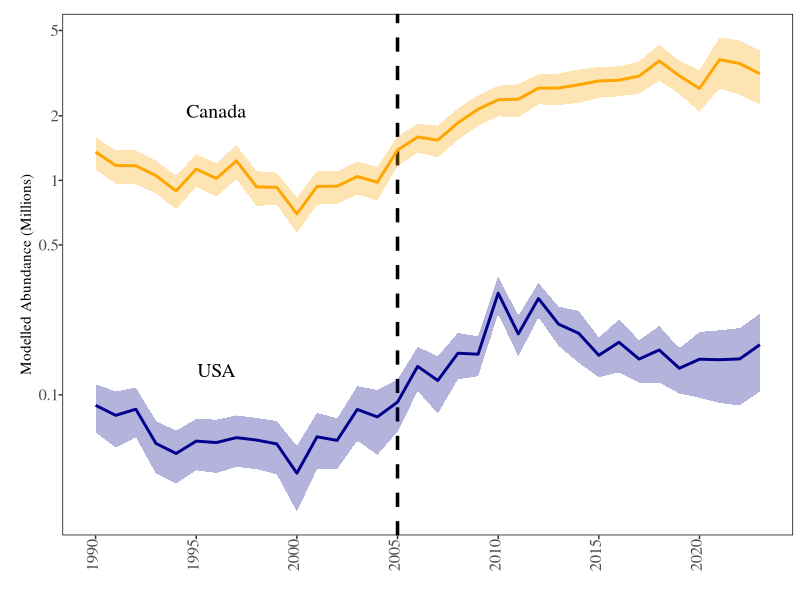
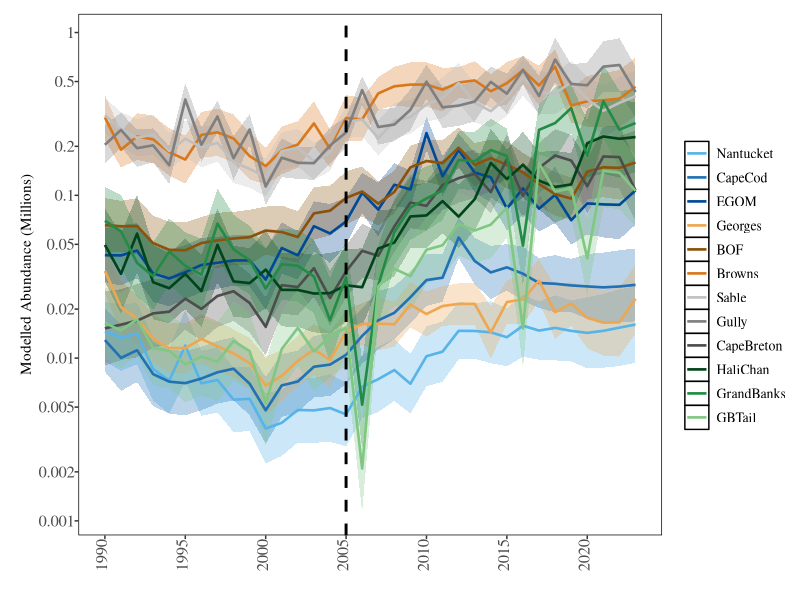
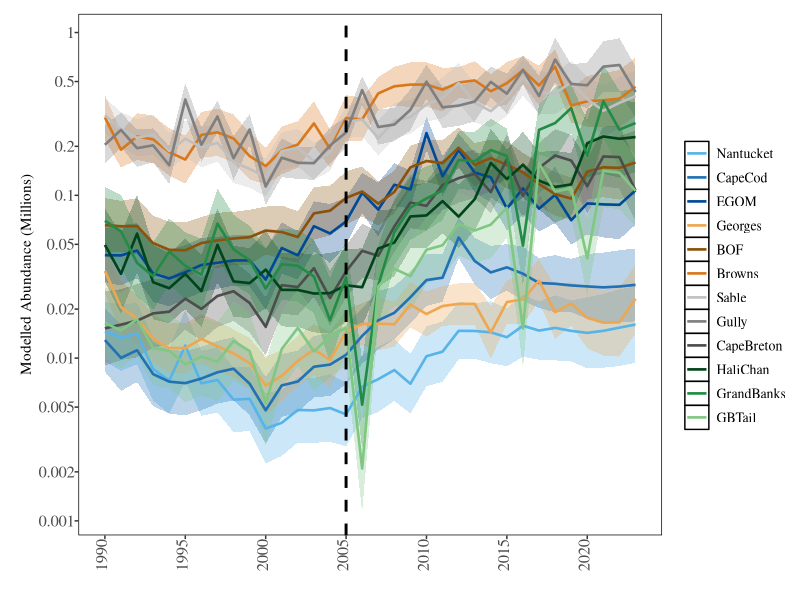

Generate these figures, in order, with R: (Note: this script raises an error after producing the figures.)
library(tidyverse)
library(broom)
library(dplyr)

library(ggplot2)
library(cowplot)
library(patchwork)
library(gridExtra)
library(RColorBrewer)
library(scales)

library(grid)  # For unit() function
#theme----
theme_replace(panel.grid.minor = element_blank(), panel.grid.major = element_line(colour="black"),
              
              strip.background=element_rect(colour="black",fill="white"))

theme_set(theme_bw())

theme_replace(legend.key =element_rect(colour="black",fill="white"),
              
              plot.margin = unit(c(1.5,3,1.5,1), "cm"),
              
              #plot.margin=margin(3,4,4,0),
              
              #plot.margin=margin(3,4,4,0),
              
              plot.title=element_text(size=16,vjust=1.5,family="serif"),
              
              legend.background=element_rect(size=.9,colour="white",fill="white"),
              
              strip.text=element_text(size=14,family="serif",angle=0),
              
              panel.border = element_rect(colour = "black",fill=NA),
              
              panel.grid.minor = element_blank(), panel.grid.major = element_blank(),
              
              strip.background=element_rect(colour="black",fill="white"),
              
              axis.text.x = element_text(angle = 90, vjust = 0.2, hjust=1,size=12,family="serif"),
              
              axis.text.y = element_text(angle = 0, vjust = 0.5, hjust=1,size=12,family="serif"),
              
              axis.title.x=element_text(size=12,hjust=0.5,vjust=-2,family="serif"))

pd <- position_dodge(.5)
# Solution 1: Transform your data beforehand and use natural scale
# This approach transforms the data before plotting
# Plot abuncance indexed regions ----

FigAbd.Region.Spring <- read.csv(here::here("2025-04-23/Output/IndexAbundance/abundance_ind_Region.Spring.csv"),row.names=NULL)
names(FigAbd.Region.Spring)


#To estimate the proportion ot toal abundance by Season, I have to do it here as teh script in 3.3Regional_Proportions can only easily be run if you have VAST
Reg_Prop<-read.csv(here::here("2025-04-23/Output/Proportions/proportions_and_density_Regional.csv"))
#isolate spring 
Reg_Prop_Spring <- subset(Reg_Prop, Reg_Prop$Season == "Spring")
names(Reg_Prop_Spring)
#plot check and adding vars to figure out proportion before and during warming.----
Reg_Prop_Spring$Period<-NULL
Reg_Prop_Spring$Period[Reg_Prop_Spring$Year<2006]<-"1990-2005"
Reg_Prop_Spring$Period[Reg_Prop_Spring$Year>2005]<-"2006-2023"
Reg_Prop_Spring$Region<-factor(Reg_Prop_Spring$Index_Region)
names(Reg_Prop_Spring)
library(dplyr)

popr <- Reg_Prop_Spring %>%
  group_by(Period) %>%
  mutate(Total_EstimateForPeriod = sum(Index_Estimate)) %>%
  ungroup() %>%
  group_by(Period, Region) %>%
  summarise(Total_EstimateForRegion = sum(Index_Estimate), 
            Total_EstimateForPeriod = first(Total_EstimateForPeriod)) %>%
  mutate(Prop = Total_EstimateForRegion / Total_EstimateForPeriod * 100) %>%
  ungroup()
names(Reg_Prop_Spring)
range(Reg_Prop_Spring$Proportion)
Reg_Prop_Spring %>%
  group_by(Region,Period) %>%
  summarise(
    min_prop = min(Proportion, na.rm = TRUE),
    max_prop = max(Proportion, na.rm = TRUE),
    .groups = "drop"
  )
####ENDprop----
Regiona_Proportion_Plot_Spring<-ggplot(Reg_Prop_Spring, aes(x = Year, y = Proportion, fill = Index_Region)) +
  geom_area() +
  scale_fill_manual(values = c("orange", "darkblue")) +
  labs(
    title = "Mean Proportion of Total Est. Abun. Spring",
    x = "Year",
    y = "Proportion of Total (%)",
    fill = NULL
  ) +
  geom_vline(xintercept = 2006, linetype = "dashed", color = "black", size = 1)
##END adding vars to figure out proportion before and during warming.----
popr
##Figure ABD Panel A----
regpal<- c("orange", "darkblue")
colbline<-brewer.pal(3, "Dark2")
custom_labels <- c(
  "Canada: Before (93.9%), During (94%)",
  "USA:    Before ( 6.1%), During ( 6%)"
)
CI <- function(x) {
  sd(x, na.rm = TRUE) / sqrt(length(x)) * qt(0.975, df = length(x) - 1)
}
#option 1----
FigAbd.Region.Spring.transformed <- FigAbd.Region.Spring %>%
  mutate(
    Index_Millions = Index_Estimate / 1000000,
    Index_SD_Millions = Index_SD / 1000000,
    ymin = pmax(Index_Millions - Index_SD_Millions, 0.001),  # Ensure positive values
    ymax = Index_Millions + Index_SD_Millions
  )
ARegionalPlot<- 
ggplot(data = FigAbd.Region.Spring.transformed, aes(x = Year, y = Index_Millions, group = Region)) +
  geom_vline(xintercept = 2005, lty = 2, lwd = 1.2) +
  scale_y_log10(
    breaks = c(0.1, 0.5, 1, 2, 5, 10, 20, 50),  # Custom breaks in natural units
    labels = c("0.1", "0.5", "1", "2", "5", "10", "20", "50")  # Natural unit labels
  ) +
  scale_x_continuous(breaks = seq(1990, 2023, by = 5)) +
  geom_ribbon(aes(x = Year, 
                  ymin = ymin, 
                  ymax = ymax, 
                  fill = Region), alpha = 0.3) +
  geom_line(aes(color = Region), linewidth = 1) +
  scale_fill_manual(values = regpal) +
  scale_color_manual(values = regpal) +
  guides(color = guide_legend(title = ""),
         fill = "none") + 
  labs(y = "Modelled Abundance (Millions)", x = "") +
  guides(color = guide_legend(title = "")) +
  annotate("text", x = 1996, y = 2.1, label = "Canada", color = "black", size = 5, family = "serif") +
  annotate("text", x = 1996, y = 0.13, label = "USA", color = "black", size = 5, family = "serif") +
  theme(text = element_text(family = "serif"),  
        legend.position = "none",
        plot.margin = margin(10, 5, 10, 15))#+
  # Faceting by region
 # facet_wrap(Region ~ ., 
           #  scales = "free",
           #  labeller = label_wrap_gen(width = 15)) 

#END Option 1----
# Solution 2: Use asymmetric error bars on log scale----
# This approach calculates proper confidence intervals for log-transformed data
 ggplot(data = FigAbd.Region.Spring, aes(x = Year, y = Index_Estimate/1000000, group = Region)) +
  geom_vline(xintercept = 2005, lty = 2, lwd = 1.2) +
  scale_y_log10(
    breaks = c(0.1, 0.5, 1, 2, 5, 10, 20, 50),
    labels = c("0.1", "0.5", "1", "2", "5", "10", "20", "50")
  ) +
  scale_x_continuous(breaks = seq(1990, 2023, by = 5)) +
  geom_ribbon(aes(x = Year, 
                  ymin = pmax((Index_Estimate - Index_SD)/1000000, 0.001), 
                  ymax = (Index_Estimate + Index_SD)/1000000, 
                  fill = Region), alpha = 0.3) +
  geom_line(aes(color = Region), linewidth = 1) +
  scale_fill_manual(values = regpal) +
  scale_color_manual(values = regpal) +
  guides(color = guide_legend(title = ""),
         fill = "none") + 
  labs(y = "Modelled Abundance (Millions)", x = "") +
  guides(color = guide_legend(title = "")) +
  annotate("text", x = 1996, y = 2.1, label = "Canada", color = "black", size = 5, family = "serif") +
  annotate("text", x = 1996, y = .13, label = "USA", color = "black", size = 5, family = "serif") +
  theme(text = element_text(family = "serif"),  
        legend.position = "none",
        plot.margin = margin(10, 5, 10, 15))
#END Solution 2: Use asymmetric error bars on log scale----
# Solution 3: Use multiplicative error bars (recommended for log scale)----
# This approach uses multiplicative confidence intervals which are more appropriate for log scales
ARegionalPlot<-ggplot(data = FigAbd.Region.Spring, aes(x = Year, y = Index_Estimate/1000000, group = Region)) +
  geom_vline(xintercept = 2005, lty = 2, lwd = 1.2) +
  scale_y_log10(
    breaks = c(0.1, 0.5, 1, 2, 5, 10, 20, 50),
    labels = c("0.1", "0.5", "1", "2", "5", "10", "20", "50")
  ) +
  scale_x_continuous(breaks = seq(1990, 2023, by = 5)) +
  geom_ribbon(aes(x = Year, 
                  ymin = pmax((Index_Estimate/1000000) * exp(-Index_SD/Index_Estimate), 0.001), 
                  ymax = (Index_Estimate/1000000) * exp(Index_SD/Index_Estimate), 
                  fill = Region), alpha = 0.3) +
  geom_line(aes(color = Region), linewidth = 1) +
  scale_fill_manual(values = regpal) +
  scale_color_manual(values = regpal) +
  guides(color = guide_legend(title = ""),
         fill = "none") + 
  labs(y = "Modelled Abundance (Millions)", x = "") +
  guides(color = guide_legend(title = "")) +
  annotate("text", x = 1996, y = 2.1, label = "Canada", color = "black", size = 5, family = "serif") +
  annotate("text", x = 1996, y = .13, label = "USA", color = "black", size = 5, family = "serif") +
  theme(text = element_text(family = "serif"),  
        legend.position = "none",
        plot.margin = margin(10, 5, 10, 15))
##Plot Slopes----
Reg_SlopSpring <- read.csv(here::here("2025-04-23/Output/IndexAbundance/RegionAbdSlope.Spring.csv"),row.names=NULL)
names(Reg_SlopSpring)
#scaling slopes per region period
##Scale slope for Abundace----
RegionAbd_coefficients_df <- FigAbd.Region.Spring %>%
  group_by(Region,Period) %>%
  do({
    model <- lm(scale((log10(Index_Estimate))) ~ scale(Year), data = .)
    data.frame(t(coef(model)))
    tidy(model, conf.int = TRUE) # Includes coefficients with 95% CI by default
  }) %>%
  ungroup()

RegionAbd_coefficients_df<- RegionAbd_coefficients_df%>%
  filter(term == "scale(Year)")
##END scaled slope for Abundace----
#Core Area Abundance----
#Part 2: Core Areas abundance trends

abundance_ind_CA <- read.csv(here::here("2025-04-23/Output/IndexAbundance/abundance_ind_CA.csv"),row.names=NULL)
names(abundance_ind_CA)
abundance_ind_CA.spr<- subset(abundance_ind_CA, abundance_ind_CA$Season == "Spring")

#2.1 CA plot abundance trends, spring
#assign colors----
abundance_ind_CA.spr$Index_Region <- factor(abundance_ind_CA.spr$Index_Region, levels = c("EGOM", "BOF", "CapeBreton", "HaliChan", "CapeCod", "Browns", "Gully", "GrandBanks", "Nantucket", "Georges", "Sable", "GBTail"))
region_colours <- c(
  "EGOM" ="#004995",
  "BOF"  = "#8C510A",
  "CapeBreton" ="#4D4D4D",
  "HaliChan" ="#00441B",
  "CapeCod" ="#2171B5",
  "Browns" ="#D8781D",
  "Gully"="#7F7F7F",
  "GrandBanks" ="#238B45",
  "Nantucket" = "#56B4E9",
  "Georges" ="#EDA752",
  "Sable"  ="#C0C0C0",
  "GBTail" = 	"#81C784"
)
#factor the order 
abundance_ind_CA.spr$Index_Region <- factor(abundance_ind_CA.spr$Index_Region, levels = names(region_colours))
abundance_ind_CA.spr$ordCoreArea<-factor(abundance_ind_CA.spr$Index_Region, levels=c("Nantucket","CapeCod","EGOM","Georges","BOF","Browns","Sable","Gully","CapeBreton","HaliChan","GrandBanks","GBTail"))
region_colours2 <- c(
  "Nantucket" = "#56B4E9",
  "CapeCod" = "#2171B5",
  "EGOM" = "#004995",
  "Georges" = "#EDA752",
  "BOF" = "#8C510A",
  "Browns" = "#D8781D",
  "Sable" = "#C0C0C0",
  "Gully" = "#7F7F7F",
  "CapeBreton" = "#4D4D4D",
  "HaliChan" = "#00441B",
  "GrandBanks" = "#238B45",
  "GBTail" = "#81C784"
)


abundance_ind_CA.spr$ordCoreArea<-factor(abundance_ind_CA.spr$ordCoreArea, levels=names(region_colours2))
#END #assign colors----
#log values and get standard deviation of log values
abundance_ind_CA.spr$LogAbd <- log10(abundance_ind_CA.spr$Index_Estimate + 1)  # Add 1 to avoid log(0)
CI <- function(x) {
  sd(x, na.rm = TRUE) / sqrt(length(x)) * qt(0.975, df = length(x) - 1)
}
CI(abundance_ind_CA.spr$LogAbd)
length(region_colours2)
length(abundance_ind_CA.spr$ordCoreArea)
names(abundance_ind_CA.spr)
# CA Plot with Solution 3: Multiplicative error bars for log scale
# CA Plot with Solution 3: Multiplicative error bars for log scale
CAPlot <- ggplot(data = abundance_ind_CA.spr, aes(x = Year, y = Index_Estimate/1000000, color = ordCoreArea)) +
  scale_x_continuous(breaks = seq(1990, 2023, by = 5)) + # Set x-axis breaks
  scale_y_log10(
    breaks = c(0.001,0.002, 0.005, 0.01, 0.02, 0.05, 0.1, 0.2, 0.5, 1, 2, 5, 10),  # Custom breaks in natural units
    labels = c("0.001","0.002", "0.005", "0.01", "0.02", "0.05", "0.1", "0.2", "0.5", "1", "2", "5", "10")  # Natural unit labels
  ) +
  geom_ribbon(aes(x = Year, 
                  ymin = pmax((Index_Estimate/1000000) * exp(-Index_SD/Index_Estimate), 0.001), 
                  ymax = (Index_Estimate/1000000) * exp(Index_SD/Index_Estimate), 
                  fill = ordCoreArea), alpha = 0.3, colour = NA) +  # Multiplicative error bars
  geom_line(aes(color = ordCoreArea), linewidth = .9) +                         # Line for the group
  scale_fill_manual(values = region_colours) +                    # Custom fill colors
  scale_color_manual(values = region_colours) +
  geom_vline(xintercept = 2005, linetype = "dashed", color = "black", size = 1) +
  # Combine legends
  guides(color = guide_legend(title = ""),
         fill = "none") + 
  labs(y = "Modelled Abundance (Millions)", x = "") +
  theme(text = element_text(family = "serif"),  
        legend.box.background = element_blank(), # Transparent legend box
        legend.position.inside = c(.15, .7),
        legend.text = element_text(size = 10, family = "serif"),
        plot.margin = margin(10, 5, 10, 15))

CAPlot


CAPlot

#Figure4: plot abundance trends with a map of the core areas 
#go to Sup2DataPlots.R to make CAMAP 
#CAMAP in C:\Users\shackelln\Documents\My_Program_Files\R\Hali_Shift_withNF\R\Sup2DataPlots.R
library(patchwork)
library(grid)  # for textGrob

ARegionalPlot_clean <- ARegionalPlot + 
  theme(
    axis.title.y = element_blank(),
    legend.position = "none",
    plot.margin = margin(t=2, r=2, b=2, l=5)  # Tight margins
  )

CAPlot_clean <- CAPlot +
  theme(
    axis.title.y = element_blank(),
    legend.position = "none",
    plot.margin = margin(t=2, r=10, b=2, l=2)  # Tight margins
  )

# Create shared y-axis label
shared_y <- textGrob("Modelled Abundance/n(log10)", 
                     rot = 90, 
                     gp = gpar(fontsize = 10, fontfamily = "serif"))


# Bottom row with shared y-axis title
bottom_row <- plot_grid(shared_y,plot_grid(CAPlot_clean,ARegionalPlot_clean, ncol = 2, rel_widths = c(1, 1)),
                        ncol = 2, 
                        rel_widths = c(0.05, 1)
)

# Extract legend using cowplot
legend_CAMAP <- get_legend(CAMAP + theme(legend.position = "right"))
CAMAP_2col <- CAMAP +
  guides(fill = guide_legend(ncol = 2),   # for fill legends
         color = guide_legend(ncol = 2)) +  # for color legends
  theme(legend.position = "right",legend.title = element_blank())
# Extract the legend from CAMAP
legend_CAMAP <- get_legend(CAMAP_2col)
CAMAP_clean <- CAMAP + theme(legend.position = "none")
#You use CAMAP_2col to get the 2-column legend, but use CAMAP_clean for the plot without the legend.
#Comben CAMAP no legend with 2 col legend()
camap_with_legend <- plot_grid(
  CAMAP_clean, legend_CAMAP,
  ncol = 2,
  rel_widths = c(.6, 0.4),
  align = "h"
)



# 1. Manually label bottom plots
camap_with_legend_tagged<-camap_with_legend+labs(tag = "a)")
CAPlot_tagged <- CAPlot_clean + labs(tag = "b)")
ARegionalPlot_tagged <- ARegionalPlot_clean + labs(tag = "c)")

# 2. Create vertical shared axis
shared_y <- textGrob("Abundance (Millions)", 
                     rot = 90, 
                     gp = gpar(fontsize = 10, fontfamily = "serif"))

# 3. Arrange bottom row with shared y-axis and tags
bottom_row_with_y <- arrangeGrob(
  shared_y,
  CAPlot_tagged,
  ARegionalPlot_tagged,
  ncol = 3,
  widths = unit.c(unit(1.5, "lines"), unit(1, "null"), unit(1, "null"))
)

# 4. Wrap in patchwork
bottom_row_patchwork <- wrap_elements(full = bottom_row_with_y)

# 5. Combine with top plot
final_plot <- camap_with_legend_tagged / bottom_row_patchwork +
  plot_layout(heights = c(1.5, 1.2)) +
  #plot_annotation(tag_levels = 'a', tag_suffix = ')') & 
  theme(
    plot.margin = margin(t = 5, r = 10, b = 5, l = 10),
    # plot.tag.position = c(0.01, 0.98),
    #plot.tag = element_text(size = 14, face = "bold")
  )

# Display
final_plot

#END manual labels----
final_plot
# Save the final plot with legend
ggsave(here::here("NancBranchDataScript/FancyFiguresforMS/FigureAbundanceFAandMapTrends.jpeg"), plot = final_plot, dpi = 600, width = 8, height = 6, units = "in", device = "jpeg")

